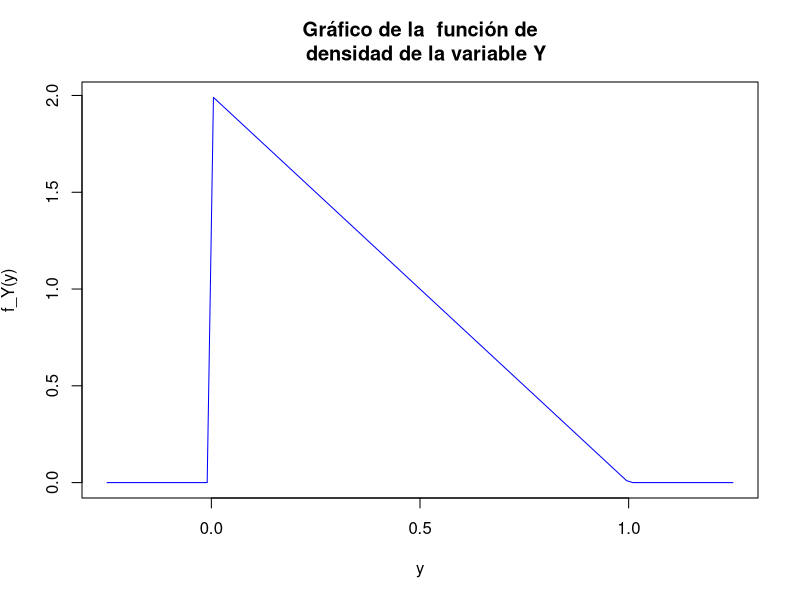

R code for this plot:
## ---- chunk 1
knitr::opts_chunk$set(echo = TRUE)
## ---- chunk 2
fY=function(y) { sapply(y, FUN=
                          function(x) {
                            if(x>0 & x<1){2*(1-x)} else {0}
                            }
                        )}

### cudado curve pide que la función tenga la variable de nombre x
curve(fY(x),xlim=c(-0.25,1.25),xlab="y",
      ylab=expression("f_Y(y)"), 
      main="Gráfico de la  función de\n  densidad de la variable Y",
      col="blue")
## ---- chunk 3
dbinom(1,size = 5000,prob =1/10000)
dpois(1,5000/10000)
## ---- chunk 4
1-pbinom(1,size = 5000,prob =1/10000)
1-ppois(1,5000/10000)
## ---- chunk 5
dpois(0,15)
round(dpois(0,15),7)
## ---- chunk 6
1-ppois(10,15)
## ---- chunk 7
x=0:10
x
probabilidades=(15^x)/factorial(x)*exp(-15)
probabilidades
1-sum(probabilidades)
## ---- chunk 8
1-pnorm(20000,mean=120000, sd=140000)
## ---- chunk 9
1-pnorm(20000,mean=22000, sd=1000)
## ---- chunk 10
1-pnorm(24000,mean=120000, sd=140000)
## ---- chunk 11
1-pnorm(24000,mean=22000, sd=1000)
## ---- chunk 12
qnorm(0.995)
